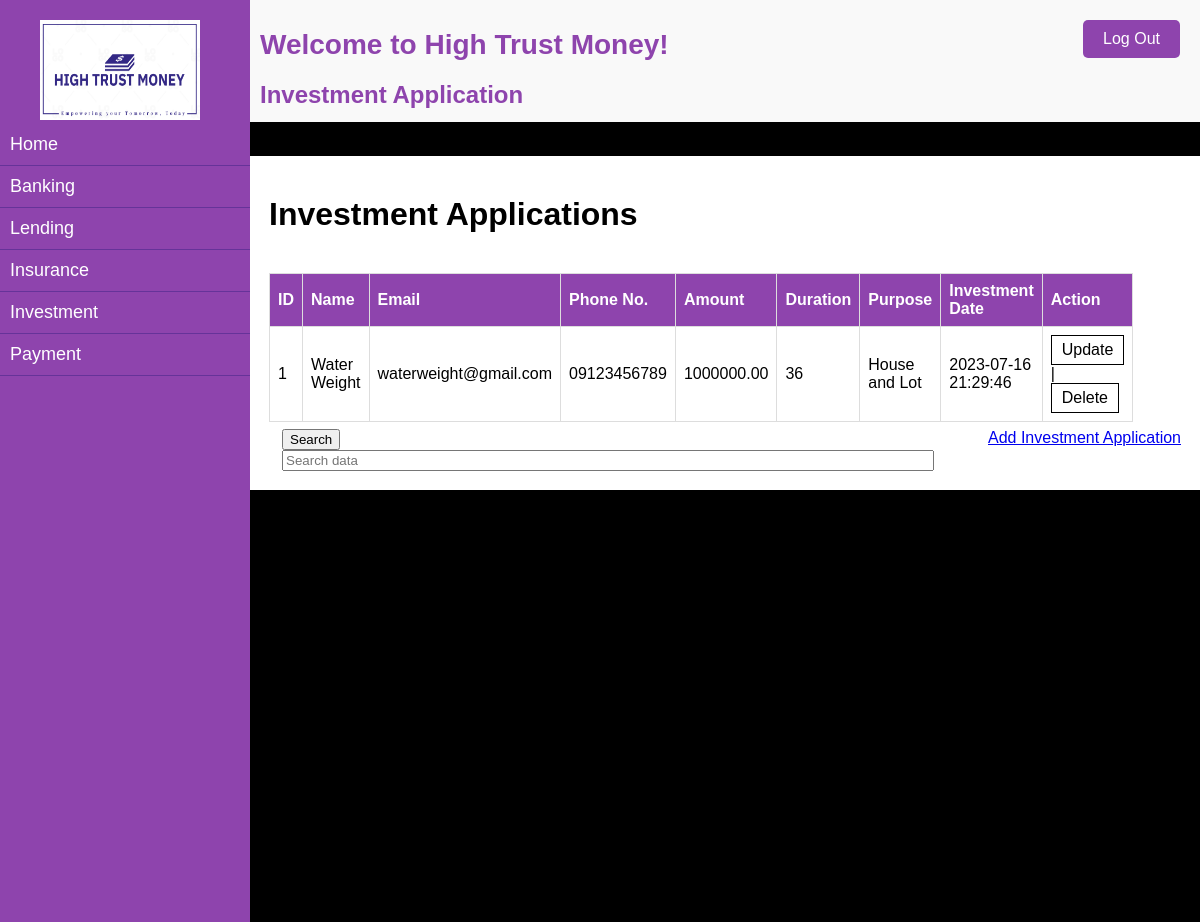
/admin_investment.php, run on the app's committed database.
### tables this page shows
CREATE TABLE `investments` (
  `investment_id` int(11) NOT NULL,
  `full_name` varchar(100) NOT NULL,
  `email` varchar(100) NOT NULL,
  `phone_number` varchar(20) NOT NULL,
  `investment_amount` decimal(10,2) NOT NULL,
  `investment_duration` int(11) NOT NULL,
  `investment_purpose` varchar(255) NOT NULL,
  `investment_date` datetime NOT NULL
);

### admin_investment.php (the view, shortened to what this page needs)
<?php
$servername = "localhost";
$username = "root";
$password = "";
$dbname = "hightrustmoney";
$conn = new mysqli($servername, $username, $password, $dbname);
$result = mysqli_query($conn, "SELECT * FROM investments ORDER BY investment_id ");
?>
<!DOCTYPE html>
<html lang="en">
<head>
</head>
<body>
    <div class="sidebar">
    <img class="logo" src="hightrustmoneylogo.PNG" alt="High Trust Money">
    <ul>
        <li><a href="admin_dashboard.php">Home</a></li>
        <li><a href="admin_banking.php">Banking</a></li>
        <li><a href="admin_lending.php">Lending</a></li>
        <li><a href="admin_insurance.php">Insurance</a></li>
        <li><a href="admin_investment.php">Investment</a></li>
        <li><a href="admin_payment.php">Payment</a></li>
    </ul>
    </div>
    <div class="content">
        <h1>Welcome to High Trust Money!</h1>
        <h2>Investment Application</h2>
    </div>
    <div class = "main">
            <div class = "container">
                <div class="container3">
                    <div class = "container3_grid">
                        <div class = "container3_1">
                            <h1>Investment Applications</h1>
                            <br>
                            <table class="table">
                                <thead>
                                    <tr>
                                        <th>ID</th>
                                        <th>Name</th>
                                        <th>Email</th>
                                        <th>Phone No.</th>
                                        <th>Amount</th>
                                        <th>Duration</th>
                                        <th>Purpose</th>
                                        <th>Investment Date</th>
                                        <th>Action</th>
                                     </tr>
                                </thead>
                                <tbody>
                                    <?php
                                        while($user_data = mysqli_fetch_array($result)) {
                                            echo "<tr>";
                                            echo "<td>".$user_data['investment_id']."</td>";
                                            echo "<td>".$user_data['full_name']."</td>";
                                            echo "<td>".$user_data['email']."</td>";
                                            echo "<td>".$user_data['phone_number']."</td>";
                                            echo "<td>".$user_data['investment_amount']."</td>";
                                            echo "<td>".$user_data['investment_duration']."</td>";
                                            echo "<td>".$user_data['investment_purpose']."</td>";
                                            echo "<td>".$user_data['investment_date']."</td>";
                                            echo "<td><a href='investment_update.php?investment_id=$user_data[investment_id]'>Update</a> | <a href='investment_delete.php?investment_id=$user_data[investment_id]'>Delete</a></td></tr>";
                                        }
                                        ?>
                                </tbody>
                            </table>
                        </div>
                        <div class = "container3_2">
                            <form action="investment_search.php" method="POST">
                                <div class="input-group mb-3">
                                    <button type="submit" class="btn btn-primary">Search</button>
                                    <input type="text" name="search" required value="<?php if(isset($_POST['search'])){echo $_POST['search']; } ?>" class="form-control" placeholder="Search data">
                                </div>
                            </form>
                        </div>
                        <div class = "container3_3">
                            <a href="investment_create.php">Add Investment Application</a><br/><br/>
                        </div>
                    </div>
                </div>
            </div>
        </div>
<a class="logout-btn" href="logout.php">Log Out</a>
</body>
</html>

### admin_investment.php (style rules this page uses)
body { margin: 0; padding: 0; font-family: "Arial Rounded MT Bold", sans-serif; background-color: #f9f9f9; }
.sidebar { height: 100%; width: 250px; background-color: #8e44ad; padding-top: 20px; position: fixed; top: 0; left: 0; color: #fff; }
.sidebar ul { list-style: none; padding: 0; margin: 0; }
.sidebar li { padding: 10px; border-bottom: 1px solid #663399; }
.sidebar li a { color: #fff; text-decoration: none; display: block; font-size: 18px; }
.logo { */ position: fixed; top: 20px; left: 20px; width: 160px; height: 100px; z-index: 9999; padding-left: 40px; }
.content { margin-left: 250px; padding: 10px; }
.content h1 { margin-bottom: 20px; font-size: 28px; color: #8e44ad; }
.content h2 { color: #8e44ad; font-size: 24px; margin-bottom: 3px; }
.main { background-color:black; width:auto; height:100vh; background-position: center; background-size: cover; }
.container { display: grid; grid-template-rows: 34px 1fr 1fr 1fr; grid-template-columns: 250px 1fr 1fr 1fr ; }
.container3 { background-color:white; grid-row: 2/ span 4; grid-column: 2 / span 4; padding:2%; font-family: Helvetica; }
.container3_grid { display: grid; grid-template-rows: 1fr 1fr 1fr 33px; grid-template-columns: 1fr 1fr 1fr 125px; }
.container3_1 { grid-row: 1/ span 3; grid-column: 1 / span 4; }
.container3_2 { grid-row: 4/ span 4; grid-column: 1 / span 3; padding-top: 7px; padding-left: 13px; }
.container3_3 { grid-row: 4/ span 4; grid-column: 4 / span 4; padding-top: 7px; padding-left: 13px; }
.table { border-collapse: collapse; width: 100%; }
tr th { padding-top: 12px; padding-bottom: 12px; text-align: left; background-color: #8e44ad; color: white;border: 1px solid #ddd; padding: 8px; }
tr td { border: 1px solid #ddd; padding: 8px; }
td a:link, td a:visited { background-color: white; color: black; border: 1px solid black; padding: 5px 10px; text-align: center; text-decoration: none; display: inline-block; }
input { width: 93%; }
.logout-btn { position: fixed; top: 20px; right: 20px; display: inline-block; padding: 10px 20px; background-color: #8e44ad; color: #fff; text-decoration: none; border-radius: 5px; font-size: 16px; transition: background-color 0.3s; }

### data on the page
investments: investment_id "1", full_name "Water Weight", email "waterweight@gmail.com", phone_number "09123456789", investment_amount "1000000.00", investment_duration "36", investment_purpose "House and Lot", investment_date "2023-07-16 21:29:46"
